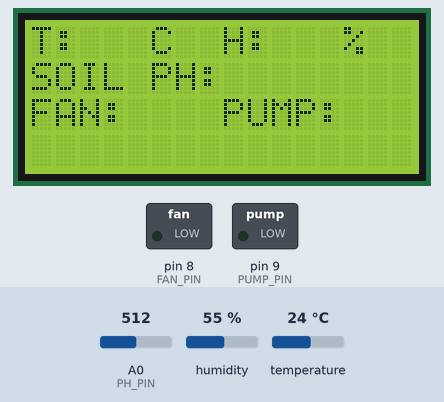
This sketch was run on a simulated Arduino Mega 2560, built with avr-gcc and run on an emulated ATmega2560. Shown: 16×4 character LCD, switched loads named in the sketch (green lamp = pin HIGH). Inputs (shaded band) come from the test bench; at power-on: humidity 55 %, temperature 24 °C, A0 (PH_PIN) = 512. The modem accepts every AT command (registered, SIM ready, sends succeed) and sends nothing else; what the sketch prints to the serial monitor is not drawn.

Above: at 3.2 s.
3.3 s: humidity set to 51 %
At 5.6 s:
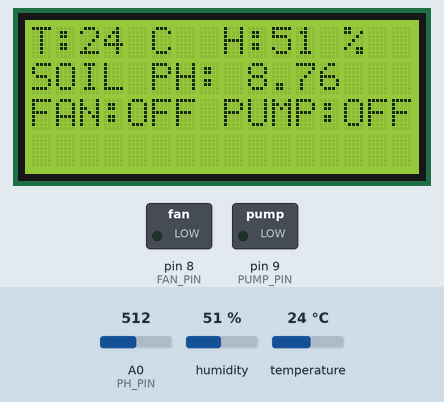
6.7 s: humidity set to 48 %
At 9.9 s:
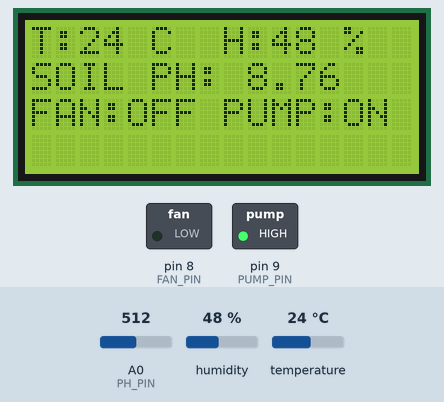
10.7 s: temperature set to 26 °C
At 14.1 s:
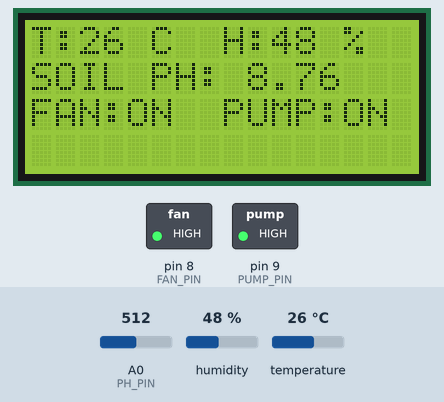
14.7 s: humidity set to 68 %
At 18.4 s:
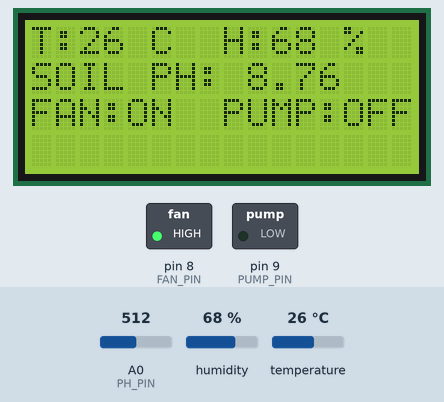
18.7 s: A0 (PH_PIN) set to 716
At 20.2 s:
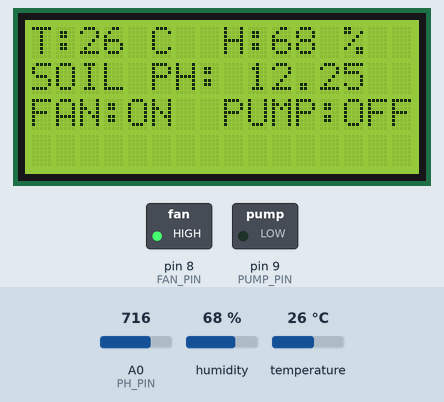
21.5 s: A0 (PH_PIN) set to 900
At 24.5 s:
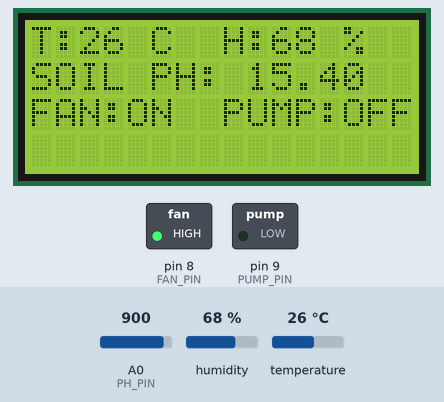
Timing chart, 0 to 25.7 s (numbered marks = the images above; inputs shaded):
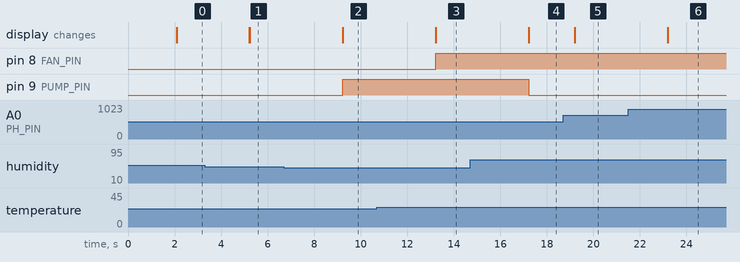

The sketch:

Arduino_Mega_Code.ino
```cpp
#include <LiquidCrystal.h>
#include <DHT.h>

// --- Pin Definitions ---
#define DHTPIN 7
#define FAN_PIN 8
#define PUMP_PIN 9
#define PH_PIN A0

// --- Sensor Types & Thresholds ---
#define DHTTYPE DHT11
#define TEMP_THRESHOLD 24.0
#define HUM_THRESHOLD 50.0

// --- Object Initializations ---
DHT dht(DHTPIN, DHTTYPE);
LiquidCrystal lcd(12, 11, 5, 4, 3, 2);

// --- Timer Variables ---
unsigned long previousMillis = 0;
const long interval = 2000;

// SMS tracking
unsigned long lastSmsTime = 0;
const long smsInterval = 3600000;
bool smsSent = false;

// --- LCD State Tracking Variables ---
float prevTemp = -999.0;
float prevHum = -999.0;
float prevPh = -999.0;
int prevFan = -1;
int prevPump = -1;

void setup() {
  pinMode(FAN_PIN, OUTPUT);
  pinMode(PUMP_PIN, OUTPUT);

  dht.begin();
  lcd.begin(16, 4);

  Serial.begin(9600);
  Serial1.begin(9600);

  // Startup Message
  lcd.setCursor(0, 0);
  lcd.print("SMART GREENHOUSE");
  lcd.setCursor(0, 1);
  lcd.print("SYSTEM STARTING");
  delay(2000);
  lcd.clear();

  // --- DRAW STATIC LCD TEMPLATE ---
  lcd.setCursor(0, 0); lcd.print("T:   C  H:   %");
  lcd.setCursor(0, 1); lcd.print("SOIL PH: ");
  lcd.setCursor(0, 2); lcd.print("FAN:    PUMP:");
}

void loop() {
  unsigned long currentMillis = millis();

  if (currentMillis - previousMillis >= interval) {
    previousMillis = currentMillis;

    // 1. Read Sensors
    float humidity = dht.readHumidity();
    float temperature = dht.readTemperature();

    int phRawValue = analogRead(PH_PIN);
    float voltage = phRawValue * (5.0 / 1023.0);
    float phValue = 3.5 * voltage;

    // --- Control Logic ---

    // Fan Control
    bool fanStatus = (temperature > TEMP_THRESHOLD);
    digitalWrite(FAN_PIN, fanStatus ? HIGH : LOW);

    // Pump Control
    bool pumpStatus = (humidity < HUM_THRESHOLD);
    digitalWrite(PUMP_PIN, pumpStatus ? HIGH : LOW);

    // --- GSM SMS Logic ---
    if ((phValue < 5.5 || phValue > 7.5) && (currentMillis - lastSmsTime >= smsInterval || lastSmsTime == 0)) {
      sendSMS(phValue);
      lastSmsTime = currentMillis;
    }

    // --- Update LCD Display ---
    updateLCD(temperature, humidity, phValue, fanStatus, pumpStatus);
  }
}

// --- HIGH SPEED LCD UPDATE FUNCTION ---
void updateLCD(float temp, float hum, float ph, bool fanON, bool pumpON) {

  if (temp != prevTemp && !isnan(temp)) {
    lcd.setCursor(2, 0);
    lcd.print(temp, 0);
    prevTemp = temp;
  }

  if (hum != prevHum && !isnan(hum)) {
    lcd.setCursor(10, 0);
    lcd.print(hum, 0);
    prevHum = hum;
  }

  if (ph != prevPh) {
    lcd.setCursor(9, 1);
    lcd.print(ph, 2);
    lcd.print(" ");
    prevPh = ph;
  }

  if (fanON != prevFan) {
    lcd.setCursor(4, 2);
    lcd.print(fanON ? "ON " : "OFF");
    prevFan = fanON;
  }

  if (pumpON != prevPump) {
    lcd.setCursor(13, 2);
    lcd.print(pumpON ? "ON " : "OFF");
    prevPump = pumpON;
  }
}

void sendSMS(float currentPh) {
  Serial.println("Sending SMS Alert...");
  Serial1.println("AT+CMGF=1");
  delay(1000);
  Serial1.println("AT+CMGS=\"+1234567890\"");
  delay(1000);
  Serial1.print("Greenhouse Alert! Soil pH is abnormal: ");
  Serial1.print(currentPh);
  delay(100);
  Serial1.write(26);
  delay(1000);
  Serial.println("SMS Sent.");
}
```

Measured:
- the behaviour switches between 50 and 49 % on humidity (found by bisection; images 1 and 2)
- the behaviour switches between 24 and 25 °C on temperature (found by bisection; images 2 and 3)
- after the input at 3.3 s, the display: first differs from a run without the input after 1.9 s (image 1)
- after the input at 6.7 s, pin 9 (PUMP_PIN): LOW → HIGH after 2.5 s; the display: changes after 2.5 s (image 2)
- after the input at 10.7 s, pin 8 (FAN_PIN): LOW → HIGH after 2.5 s; the display: changes after 2.5 s (image 3)
- after the input at 14.7 s, pin 9 (PUMP_PIN): HIGH → LOW after 2.5 s; the display: changes after 2.5 s (image 4)
- after the input at 18.7 s, the display: changes after 0.50 s (image 5)
- after the input at 21.5 s, the display: changes after 1.7 s (image 6)
